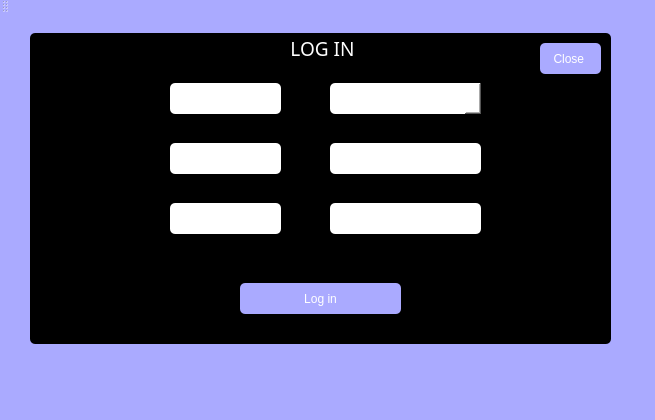
<?xml version="1.0" encoding="UTF-8"?>
<ui version="4.0">
 <class>MainWindow</class>
 <widget class="QMainWindow" name="MainWindow">
  <property name="geometry">
   <rect>
    <x>0</x>
    <y>0</y>
    <width>655</width>
    <height>420</height>
   </rect>
  </property>
  <property name="windowTitle">
   <string>MainWindow</string>
  </property>
  <property name="styleSheet">
   <string notr="true">font: 75 14pt &quot;Rockwell&quot;;
color: rgbrgbrgb(255, 255, 255);
background-color: rgb(170, 170, 255);
border-radius: 5px;</string>
  </property>
  <widget class="QWidget" name="centralWidget">
   <widget class="QGroupBox" name="groupBox">
    <property name="geometry">
     <rect>
      <x>30</x>
      <y>20</y>
      <width>581</width>
      <height>311</height>
     </rect>
    </property>
    <property name="font">
     <font>
      <family>Rockwell</family>
      <pointsize>14</pointsize>
      <weight>9</weight>
      <italic>false</italic>
      <bold>false</bold>
     </font>
    </property>
    <property name="styleSheet">
     <string notr="true">font: 75 14pt &quot;Rockwell&quot;;
color: rgb(255, 255, 255);
background-color: rgb(0, 0, 0);
border-radius: 5px;</string>
    </property>
    <property name="title">
     <string>LOG IN</string>
    </property>
    <property name="alignment">
     <set>Qt::AlignCenter</set>
    </property>
    <widget class="QLabel" name="label">
     <property name="geometry">
      <rect>
       <x>140</x>
       <y>110</y>
       <width>111</width>
       <height>31</height>
      </rect>
     </property>
     <property name="styleSheet">
      <string notr="true">font: 75 14pt &quot;Rockwell&quot;;
color:rgbrgb(0, 0, 0);
background-color: rgb(255, 255, 255);
border-radius: 5px;</string>
     </property>
     <property name="text">
      <string>User Name</string>
     </property>
    </widget>
    <widget class="QLabel" name="label_2">
     <property name="geometry">
      <rect>
       <x>140</x>
       <y>170</y>
       <width>111</width>
       <height>31</height>
      </rect>
     </property>
     <property name="styleSheet">
      <string notr="true">font: 75 14pt &quot;Rockwell&quot;;
color:rgbrgb(0, 0, 0);
background-color: rgb(255, 255, 255);
border-radius: 5px;</string>
     </property>
     <property name="text">
      <string>Password</string>
     </property>
    </widget>
    <widget class="QPushButton" name="pushButton">
     <property name="geometry">
      <rect>
       <x>210</x>
       <y>250</y>
       <width>161</width>
       <height>31</height>
      </rect>
     </property>
     <property name="styleSheet">
      <string notr="true">font: 75 14pt &quot;Rockwell&quot;;
color: rgbrgbrgb(255, 255, 255);
background-color: rgb(170, 170, 255);
border-radius: 5px;</string>
     </property>
     <property name="text">
      <string>Log in</string>
     </property>
    </widget>
    <widget class="QPushButton" name="pushButton_2">
     <property name="geometry">
      <rect>
       <x>510</x>
       <y>10</y>
       <width>61</width>
       <height>31</height>
      </rect>
     </property>
     <property name="styleSheet">
      <string notr="true">font: 75 14pt &quot;Rockwell&quot;;
color: rgbrgbrgb(255, 255, 255);
background-color: rgb(170, 170, 255);
border-radius: 5px;</string>
     </property>
     <property name="text">
      <string>Close </string>
     </property>
    </widget>
    <widget class="QTextEdit" name="textEdit">
     <property name="geometry">
      <rect>
       <x>300</x>
       <y>110</y>
       <width>151</width>
       <height>31</height>
      </rect>
     </property>
     <property name="styleSheet">
      <string notr="true">font: 75 14pt &quot;Rockwell&quot;;
color:rgbrgb(0, 0, 0);
background-color: rgb(255, 255, 255);
border-radius: 5px;</string>
     </property>
    </widget>
    <widget class="QLineEdit" name="lineEdit">
     <property name="geometry">
      <rect>
       <x>300</x>
       <y>170</y>
       <width>151</width>
       <height>31</height>
      </rect>
     </property>
     <property name="styleSheet">
      <string notr="true">font: 75 14pt &quot;Rockwell&quot;;
color:rgbrgb(0, 0, 0);
background-color: rgb(255, 255, 255);
border-radius: 5px;</string>
     </property>
     <property name="echoMode">
      <enum>QLineEdit::Password</enum>
     </property>
    </widget>
    <widget class="QLabel" name="label_3">
     <property name="geometry">
      <rect>
       <x>140</x>
       <y>50</y>
       <width>111</width>
       <height>31</height>
      </rect>
     </property>
     <property name="styleSheet">
      <string notr="true">font: 75 14pt &quot;Rockwell&quot;;
color:rgbrgb(0, 0, 0);
background-color: rgb(255, 255, 255);
border-radius: 5px;</string>
     </property>
     <property name="text">
      <string>User Type</string>
     </property>
    </widget>
    <widget class="QComboBox" name="comboBox">
     <property name="geometry">
      <rect>
       <x>300</x>
       <y>50</y>
       <width>151</width>
       <height>31</height>
      </rect>
     </property>
     <property name="styleSheet">
      <string notr="true">font: 75 14pt &quot;Rockwell&quot;;
color:rgbrgb(0, 0, 0);
background-color: rgb(255, 255, 255);
border-radius: 5px;</string>
     </property>
    </widget>
   </widget>
  </widget>
  <widget class="QMenuBar" name="menuBar">
   <property name="geometry">
    <rect>
     <x>0</x>
     <y>0</y>
     <width>655</width>
     <height>27</height>
    </rect>
   </property>
  </widget>
  <widget class="QToolBar" name="mainToolBar">
   <attribute name="toolBarArea">
    <enum>TopToolBarArea</enum>
   </attribute>
   <attribute name="toolBarBreak">
    <bool>false</bool>
   </attribute>
  </widget>
  <widget class="QStatusBar" name="statusBar"/>
 </widget>
 <layoutdefault spacing="6" margin="11"/>
 <resources/>
 <connections/>
</ui>
